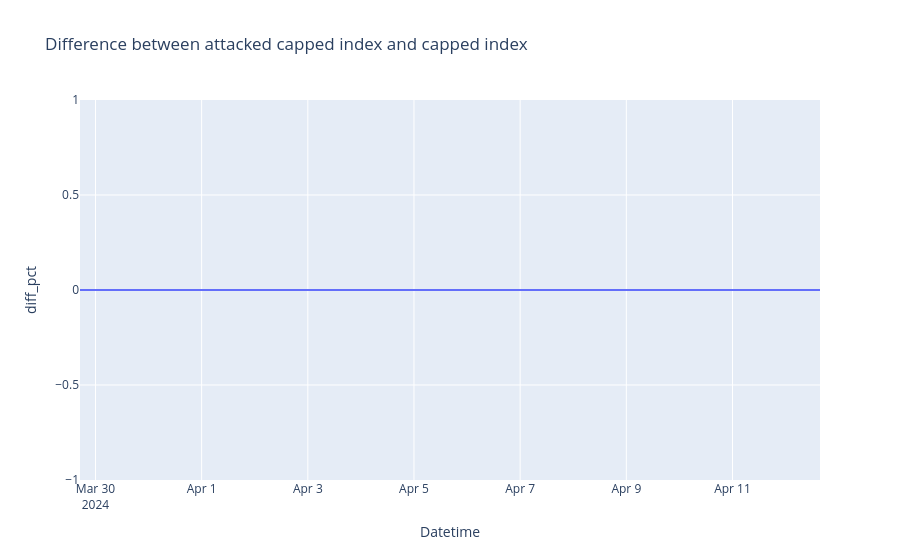

The notebook cell this image was saved under:
### Markdown cell above
###### att_capped_ind.rename(columns={'DateTime': 'Datetime'}, inplace=True)

### Code cell
# Plot difference between capped_ind and att_capped_ind using plotly
diff = pd.DataFrame()
# Rename column index to att_capped_index
att_capped_ind = att_capped_ind.rename(columns={'index': 'att_capped_index'})
diff = att_capped_ind.merge(capped_ind, on='Datetime', how='inner')
diff['diff_pct'] = (diff['att_capped_index'] - diff['index']) * 100/diff['index']
px.line(diff, x='Datetime', y='diff_pct', title='Difference between attacked capped index and capped index')

### Figure 1 — Plotly figure (JSON) as saved in the notebook; plotly's stock layout.template omitted (floating-point values rounded to 4 significant figures; data arrays with more than 128 entries replaced by an {"elided": "..."} marker saying what was removed)
{"data": [{"hovertemplate": "Datetime=%{x}<br>diff_pct=%{y}<extra></extra>", "legendgroup": "", "line": {"color": "#636efa", "dash": "solid"}, "marker": {"symbol": "circle"}, "mode": "lines", "name": "", "orientation": "v", "showlegend": false, "type": "scatter", "x": {"elided": "180 str values"}, "xaxis": "x", "y": {"elided": "180 int values"}, "yaxis": "y"}], "layout": {"autosize": true, "legend": {"tracegroupgap": 0}, "title": {"text": "Difference between attacked capped index and capped index"}, "xaxis": {"anchor": "y", "autorange": true, "domain": [0, 1], "range": ["2024-03-29 17:00", "2024-04-12 15:34:06"], "title": {"text": "Datetime"}, "type": "date"}, "yaxis": {"anchor": "x", "autorange": true, "domain": [0, 1], "range": [-1, 1], "title": {"text": "diff_pct"}, "type": "linear"}}}
